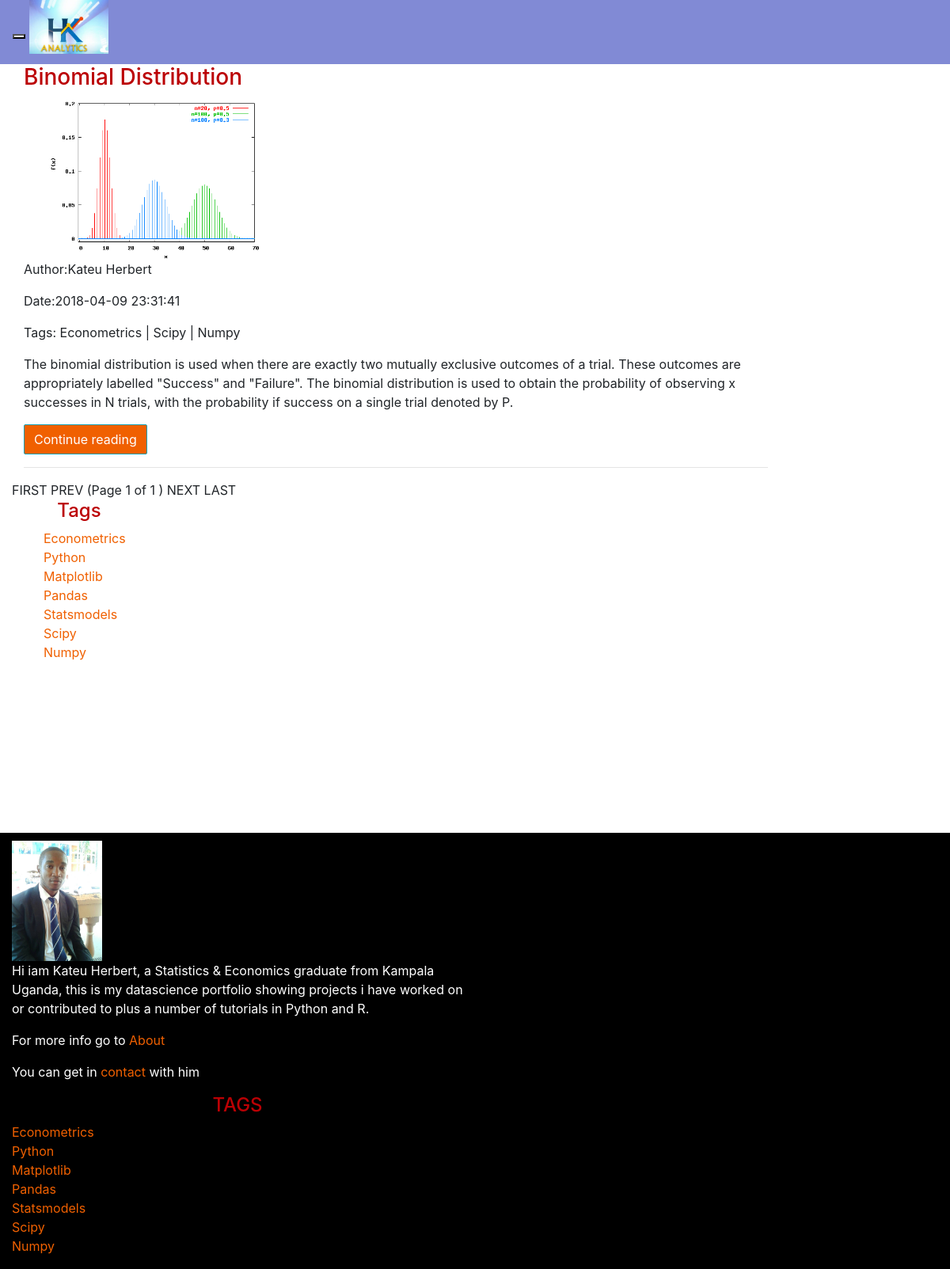
Page /index.php?tag=1 on the committed database.
### tables this page shows
CREATE TABLE `topic_tags` (
  `topic_id` int(10) unsigned NOT NULL,
  `tags_id` int(10) unsigned NOT NULL,
  PRIMARY KEY (`topic_id`,`tags_id`),
  KEY `tags_id` (`tags_id`),
  CONSTRAINT `topic_tags_ibfk_1` FOREIGN KEY (`topic_id`) REFERENCES `topic` (`id`) ON UPDATE CASCADE,
  CONSTRAINT `topic_tags_ibfk_2` FOREIGN KEY (`tags_id`) REFERENCES `tags` (`id`) ON UPDATE CASCADE
);

CREATE TABLE `topic` (
  `id` int(10) unsigned NOT NULL AUTO_INCREMENT,
  `Author` varchar(255) DEFAULT NULL,
  `Posted` datetime DEFAULT NULL,
  `Intro` text DEFAULT NULL,
  `Page` varchar(255) DEFAULT NULL,
  `topic` varchar(255) DEFAULT NULL,
  `img` varchar(255) DEFAULT NULL,
  PRIMARY KEY (`id`)
);

### index.php (the view, shortened to what this page needs)
<?php
if(isset($_GET['tag'])){
	$filter = $_GET['tag'];
}
?>
<!DOCTYPE html>
<html>
<head>
<link href="bootstrap/css/bootstrap.css" rel="stylesheet">
<link href="css/docs.css?<?php echo date('l jS \of F Y h:i:s A'); ?>" rel="stylesheet">
</head>
<nav class="navbar navbar-inverse" role="navigation" style="">
<div class="navbar-header">
<button type="button" class="navbar-toggle" data-toggle="collapse" data-target="#example-navbar-collapse">
</button>
<a class="navbar-brand" rel="home" href="#" title="hkanalystics">
        <img style="max-width:100px; margin-top: -16px; z-index:4; position:relative;"
             src="img/logo.jpg">
    </a>
</div>
</nav>
<div class="col-md-10">
<?php
$servername = "localhost";
$username = "hkanalyt_user";
$password = "mysqlblogpass2017";
$dbname = "hkanalyt_blog";
$conn = mysqli_connect($servername, $username, $password, $dbname);
if (!$conn){
die("Connection failed: " . mysqli_connect_error());
}else{
	if(isset($_GET['tag'])){
	$query = "SELECT * FROM topic JOIN topic_tags ON(topic.id = topic_tags.topic_id) WHERE tags_id = $filter ORDER BY Posted DESC";
	$resultest = mysqli_query($conn, $query)
		or die(mysqli_error($conn));
	$num_rows = mysqli_num_rows($resultest);
	if(isset($_GET['pageno'])){
	$pageno=$_GET['pageno'];
	}else{
		$pageno=1;
		}
$rows_per_page = 20;
$lastpage = ceil($num_rows/$rows_per_page);
$pageno = (int)$pageno;
$limit = 'LIMIT ' .($pageno - 1) * $rows_per_page . ',' . $rows_per_page;
$query = "SELECT * FROM topic JOIN topic_tags ON(topic.id = topic_tags.topic_id) WHERE tags_id = $filter ORDER BY Posted DESC $limit";
		$result = mysqli_query($conn, $query);
		if($result){
		while($row = mysqli_fetch_assoc($result)){
			$topic_id = $row['id'];
			$author = $row['Author'];
			$posted = $row['Posted'];
			$intro = $row['Intro'];
			$page = $row['Page'];
			$topic = $row['topic'];
			$postimg = $row['img'];
 $query2 = "SELECT p.id, t.name FROM topic_tags tt JOIN topic p on p.id = tt.topic_id join tags t on t.id = tags_id WHERE p.id =" . $topic_id;
$result2 = mysqli_query($conn, $query2);
echo "<div class='col-md-12'>
<h3>" . $topic . "</h3>
<div class=\"col-md-12\">
<img src=\"postimg/" . $postimg . "\" class=\"img-responsive col-md-4\" />
</div>
<p>Author:" . $author . "</p>
<p>Date:" . $posted . "</p>";
	echo "<p>Tags: ";
if($result2){
	$numResults = mysqli_num_rows($result2);
	$counter = 0;
while($row2 = mysqli_fetch_assoc($result2)){
	$name = $row2['name'];
	if(++$counter == $numResults){
	echo $name;
	}else{
	echo $name . " | ";
	}
}
}else{
	printf("error: %s\n", mysqli_error($conn));
}
	echo "</p>";
echo "<p>" . $intro . "</p>
	<p><a href='" . $page . "' class=\"btn btn-info\">Continue reading</a></p>
<hr>
</div>";
		}
	}else{
		printf("error: %s\n", mysqli_error($conn));
	}
	}
}
?>
<?php
if($pageno == 1){
	echo " FIRST PREV ";
	}else{
		echo "<a href='{$_SERVER['PHP_SELF']}?pageno=1>FIRST</a>";
		$prevpage = $pageno - 1;
		echo "<a href='{$_SERVER['PHP_SELF']}?pageno=" . $prevpage . ">PREV</a>";
		}
	if($lastpage == 0){
		echo "(Page $pageno of 1 ) ";
		}else{
		echo "(Page $pageno of $lastpage ) ";
			}
	if ($pageno == $lastpage || $lastpage == 0){
		echo "NEXT LAST ";
		}else {
			$nextpage = $pageno+1;
			echo "<a href='{$_SERVER['PHP_SELF']}?pageno=" . $nextpage . ">NEXT</a> </center>";
			echo "<a href='{$_SERVER['PHP_SELF']}?pageno=" . $lastpage . ">LAST</a>";
			}
?>
</div>
<div class="col-md-2" >
<h4><center>Tags</center></h4>
<ul style="list-style:none;">
<li><a href="index.php?tag=1">Econometrics</a></li>
<li><a href="index.php?tag=2">Python</a></li>
<li><a href="index.php?tag=3">Matplotlib</a></li>
<li><a href="index.php?tag=4">Pandas</a></li>
<li><a href="index.php?tag=5">Statsmodels</a></li>
<li><a href="index.php?tag=6">Scipy</a></li>
<li><a href="index.php?tag=7">Numpy</a></li>
</ul>
</div>
<div class="col-md-12" style="height:200px;  color:white;">
<p>Disqus goes here</p>
</div>
<div class="col-md-12 col-sm-12 col-xs-12" style="height:auto; background-color:black; color:white;  padding:0px;">
<div class="col-md-6" style="padding:10:px;">
<img src="profile.jpg" style="height:20%; width:20%; margin-top:10px;" class="img-rounded img-responsive">
<p>Hi iam Kateu Herbert, a Statistics & Economics graduate from Kampala Uganda, this is my datascience portfolio showing projects i have worked on or contributed to plus a number of tutorials in Python and R.</p>
<p>For more info go to <a href="about.php">About</a></p>
<p>You can get in <a href="contact.php">contact</a> with him</p>
</div>
<div class="col-md-6" style="height:auto; padding:0px;">
<div class="col-md-12"><center><h4>TAGS</h4></center></div>
<div class="col-md-6 col-sm-6 col-xs-6" id="foottags" style="height:auto;">
<ul style="list-style:none; padding:0px;">
<li><a href="index.php?tag=1">Econometrics</a></li>
<li><a href="index.php?tag=2">Python</a></li>
<li><a href="index.php?tag=3">Matplotlib</a></li>
<li><a href="index.php?tag=4">Pandas</a></li>
<li><a href="index.php?tag=5">Statsmodels</a></li>
<li><a href="index.php?tag=6">Scipy</a></li>
<li><a href="index.php?tag=7">Numpy</a></li>
</ul>
</div>
</div>
</div>
</html>

### rows in the picture
topic_tags: topic.topic "Binomial Distribution", topic.img (picture), topic.Author "Kateu Herbert", topic.Posted "2018-04-09 23:31:41", name "Econometrics", name "Scipy", name "Numpy", topic.Intro "The binomial distribution is used when there are exactly two mutually exclusive outcomes of a trial. These outcomes are appropriately labelled \"Success\" and \"Failure\". The binomial distribution is used to obtain the probability of observing x successes in N trials, with the probability if success on a single trial denoted by P."

### other values in the picture
$pageno "1"
$lastpage "1"
